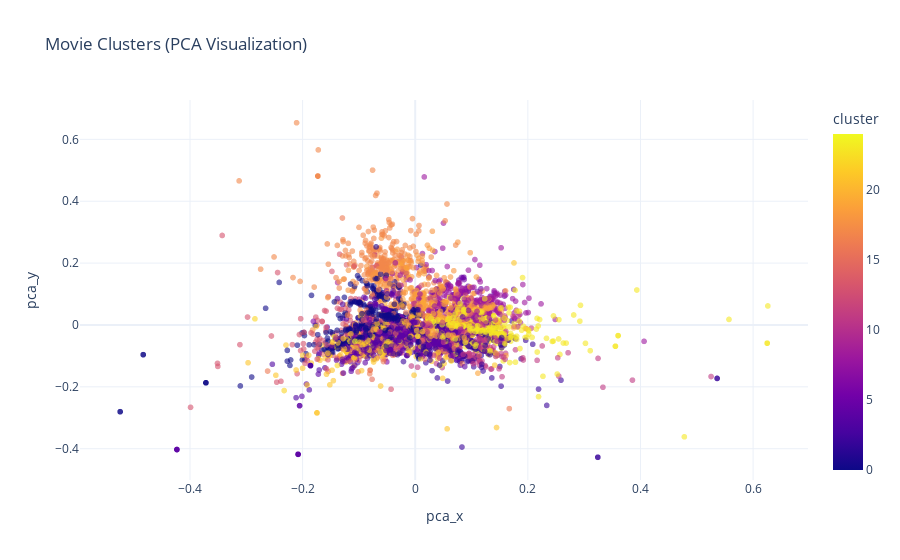

This figure's notebook cell:
### Markdown cell above
### 5.4 PCA Visualization

2D visualization of movie clusters using Principal Component Analysis.

### Code cell
pca = PCA(n_components=2, random_state=42)
coords = pca.fit_transform(tfidf_matrix.toarray())

df['pca_x'], df['pca_y'] = coords[:, 0], coords[:, 1]

fig = px.scatter(df, x='pca_x', y='pca_y', color='cluster',
                 hover_data=['title', 'genres_clean'],
                 title='Movie Clusters (PCA Visualization)',
                 template='plotly_white',
                 opacity=0.6)
fig.show()

### Figure 1 — Plotly figure (JSON) as saved in the notebook; plotly's stock layout.template omitted (floating-point values rounded to 4 significant figures; data arrays with more than 128 entries replaced by an {"elided": "..."} marker saying what was removed)
{"data": [{"customdata": {"elided": "4790x2 str values"}, "hovertemplate": "pca_x=%{x}<br>pca_y=%{y}<br>title=%{customdata[0]}<br>genres_clean=%{customdata[1]}<br>cluster=%{marker.color}<extra></extra>", "legendgroup": "", "marker": {"color": {"elided": "4790 int values"}, "coloraxis": "coloraxis", "opacity": 0.6, "symbol": "circle"}, "mode": "markers", "name": "", "showlegend": false, "type": "scattergl", "x": {"elided": "4790 float values"}, "xaxis": "x", "y": {"elided": "4790 float values"}, "yaxis": "y"}], "layout": {"coloraxis": {"colorbar": {"title": {"text": "cluster"}}, "colorscale": [[0, "#0d0887"], [0.1111, "#46039f"], [0.2222, "#7201a8"], [0.3333, "#9c179e"], [0.4444, "#bd3786"], [0.5556, "#d8576b"], [0.6667, "#ed7953"], [0.7778, "#fb9f3a"], [0.8889, "#fdca26"], [1, "#f0f921"]]}, "legend": {"tracegroupgap": 0}, "title": {"text": "Movie Clusters (PCA Visualization)"}, "xaxis": {"anchor": "y", "domain": [0, 1], "title": {"text": "pca_x"}}, "yaxis": {"anchor": "x", "domain": [0, 1], "title": {"text": "pca_y"}}}}
